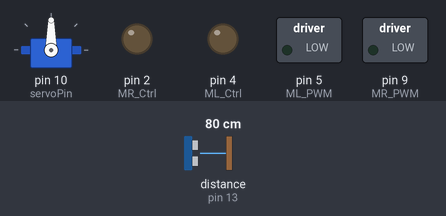
The sketch below on a simulated Arduino Uno, built with avr-gcc and run on an emulated ATmega328P. Shown: servo, switched loads named in the sketch (green lamp = pin HIGH), output pins drawn as LEDs (lit = HIGH). Wiring (inferred from the names in the program): ultrasonic range finder: trigger pin 12; echo pin 13; servo: signal pin 10. The test bench sets the inputs (shaded band); at power-on: distance to the obstacle (sensor on pin 13) 80 cm. The echo pulse lasts 58.3 µs per cm; servo pulses on a pin are drawn as a servo (544–2400 µs = 0–180°); pins used as bus, display or sensor lines are not drawn.

Above: at 1.8 s.
1.9 s: distance to the obstacle (sensor on pin 13) set to 63 cm
3.4 s: distance to the obstacle (sensor on pin 13) set to 56 cm
At 4.6 s:
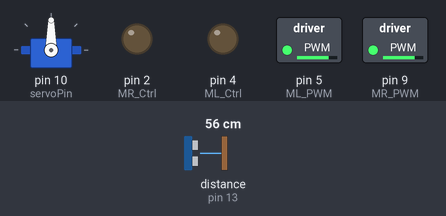
4.9 s: distance to the obstacle (sensor on pin 13) set to 22 cm
6.4 s: distance to the obstacle (sensor on pin 13) set to 19 cm
At 6.7 s:
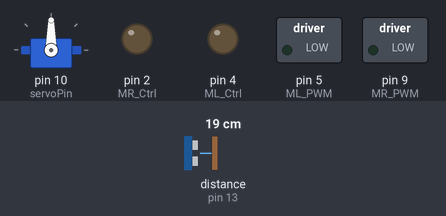
7.9 s: distance to the obstacle (sensor on pin 13) set to 12 cm
9.4 s: distance to the obstacle (sensor on pin 13) set to 9 cm
At 10.2 s:
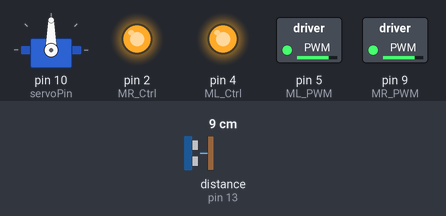
Timing chart, 0 to 11.9 s (numbered marks = the images above; inputs shaded):
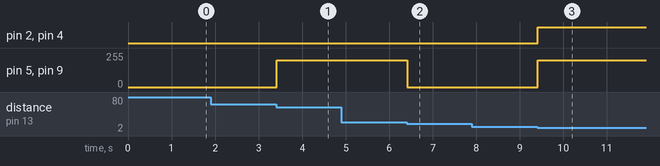

The sketch:

lesson_14.ino
```cpp
/*
  keyestudio Mini Tank Robot V3
  lesson 14
  Ultrasonic follow tank
  http://www.keyestudio.com
*/
#define servoPin 10  //the pin of the servo

#define ML_Ctrl 4  //define define the control pin of the left motor as 4
#define ML_PWM 5   //define the PWM control pin of the left motor as 5
#define MR_Ctrl 2  //define the control pin of the right motor as 2
#define MR_PWM 9   //define the PWM control pin of the right motor as 9
#define Trig 12
#define Echo 13
float distance;

void setup() {
  pinMode(servoPin, OUTPUT);
  pinMode(Trig, OUTPUT);
  pinMode(Echo, INPUT);
  pinMode(ML_Ctrl, OUTPUT);
  pinMode(ML_PWM, OUTPUT);
  pinMode(MR_Ctrl, OUTPUT);
  pinMode(MR_PWM, OUTPUT);
  procedure(90); //set the angle of the servo to 90°
  delay(500); //delay in 500ms
}
void loop() {
  distance = checkdistance();  //distance assign the distance detected by an ultrasonic sensor
  if (distance >= 20 && distance <= 60) //the range to go front
  {
    Car_front();
  }
  else if (distance > 10 && distance < 20)  //the range to stop
  {
    Car_Stop();
  }
  else if (distance <= 10)  //the range to go back
  {
    Car_back();
  }
  else  //or else, stop
  {
    Car_Stop();
  }
}
void Car_front()
{
  digitalWrite(MR_Ctrl, LOW);
  analogWrite(MR_PWM, 200);
  digitalWrite(ML_Ctrl, LOW);
  analogWrite(ML_PWM, 200);
}
void Car_back()
{
  digitalWrite(MR_Ctrl,HIGH);
  analogWrite(MR_PWM,200);
  digitalWrite(ML_Ctrl,HIGH);
  analogWrite(ML_PWM,200);
}
void Car_left()
{
  digitalWrite(MR_Ctrl, LOW);
  analogWrite(MR_PWM, 200);
  digitalWrite(ML_Ctrl, HIGH);
  analogWrite(ML_PWM, 200);
}
void Car_right()
{
  digitalWrite(MR_Ctrl, HIGH);
  analogWrite(MR_PWM, 200);
  digitalWrite(ML_Ctrl, LOW);
  analogWrite(ML_PWM, 200);
}
void Car_Stop()
{
  digitalWrite(MR_Ctrl, LOW);
  analogWrite(MR_PWM, 0);
  digitalWrite(ML_Ctrl, LOW);
  analogWrite(ML_PWM, 0);
}

//a function to control servos
void procedure(byte myangle) {
  int pulsewidth;
  for (int i = 0; i < 5; i++) {
    pulsewidth = myangle * 11 + 500;  //calculate the value of pulse width
    digitalWrite(servoPin, HIGH);
    delayMicroseconds(pulsewidth);   //the time that high level maintains is pulse width
    digitalWrite(servoPin, LOW);
    delay((20 - pulsewidth / 1000));  //The cycle is 20ms
  }
}
//a function to control the ultrasonic sensor
float checkdistance() {
  static float distance;
  digitalWrite(Trig, LOW);
  delayMicroseconds(2);
  digitalWrite(Trig, HIGH);
  delayMicroseconds(10);
  digitalWrite(Trig, LOW);
  distance = pulseIn(Echo, HIGH) / 58.20;  //2*29.1=58.2
  delay(10);
  return distance;
}
```

Measured:
- the behaviour switches between 61 and 60 cm on distance to the obstacle (sensor on pin 13) (found by bisection; images 0 and 1)
- the behaviour switches between 21 and 20 cm on distance to the obstacle (sensor on pin 13) (found by bisection; images 1 and 2)
- the behaviour switches between 11 and 10 cm on distance to the obstacle (sensor on pin 13) (found by bisection; images 2 and 3)
- after the input at 1.9 s, every drawn part: stays the same
- after the input at 3.4 s, pin 5 (ML_PWM), pin 9 (MR_PWM): 0/255 → 200/255 at once
- after the input at 4.9 s, every drawn part: stays the same
- after the input at 6.4 s, pin 5 (ML_PWM), pin 9 (MR_PWM): 200/255 → 0/255 at once
- after the input at 7.9 s, every drawn part: stays the same
- after the input at 9.4 s, pin 2 (MR_Ctrl), pin 4 (ML_Ctrl): LOW → HIGH at once; pin 5 (ML_PWM), pin 9 (MR_PWM): 0/255 → 200/255 at once
